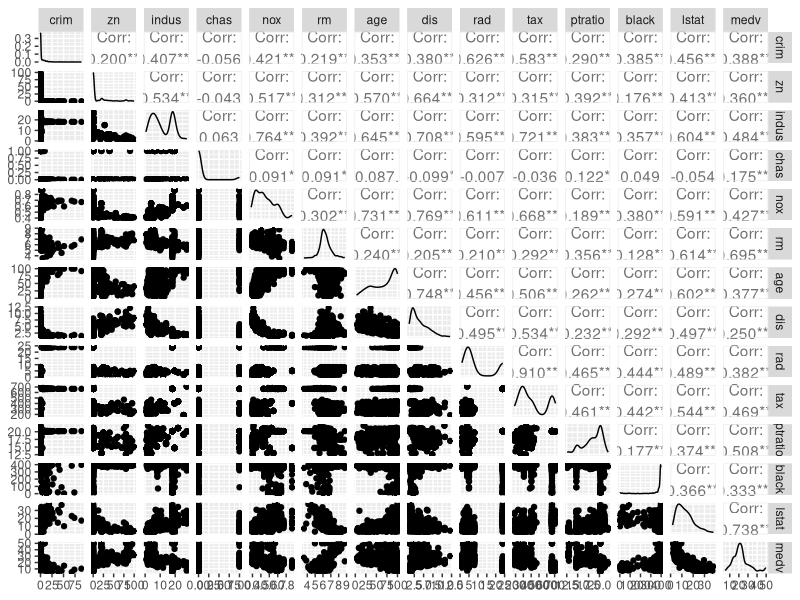
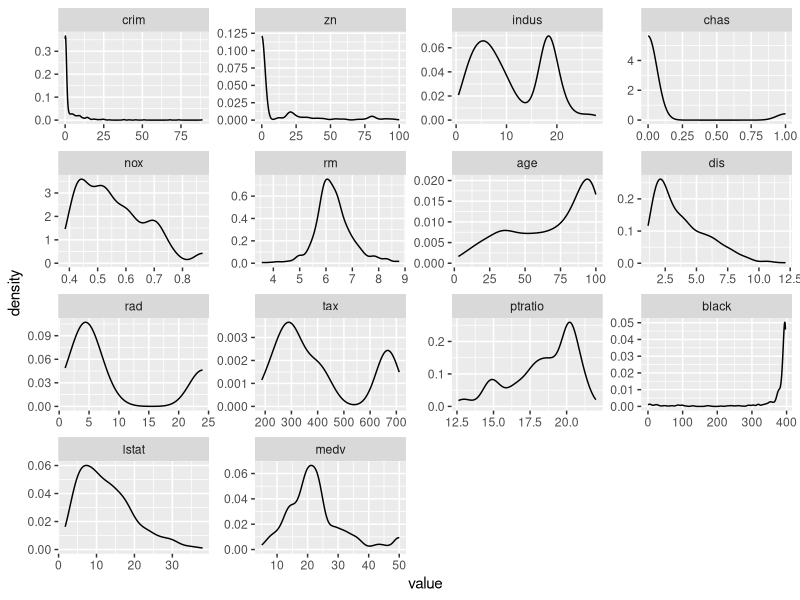
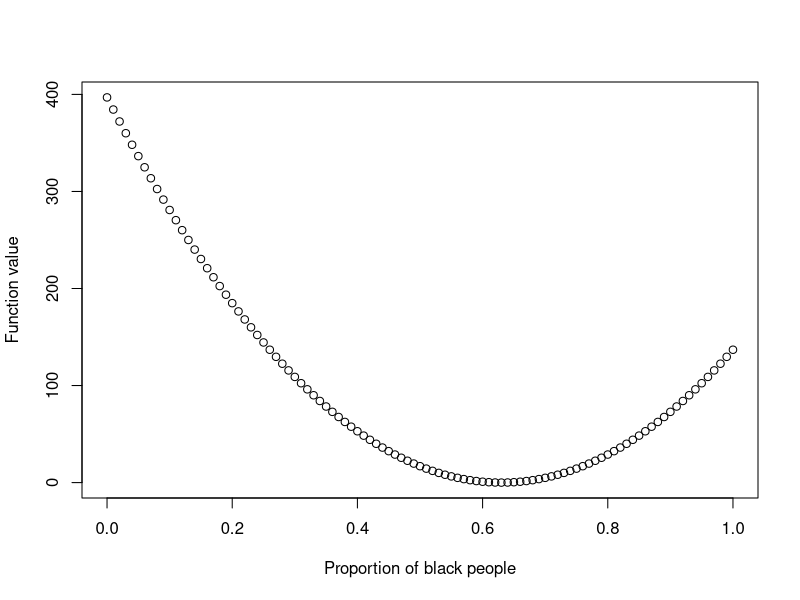
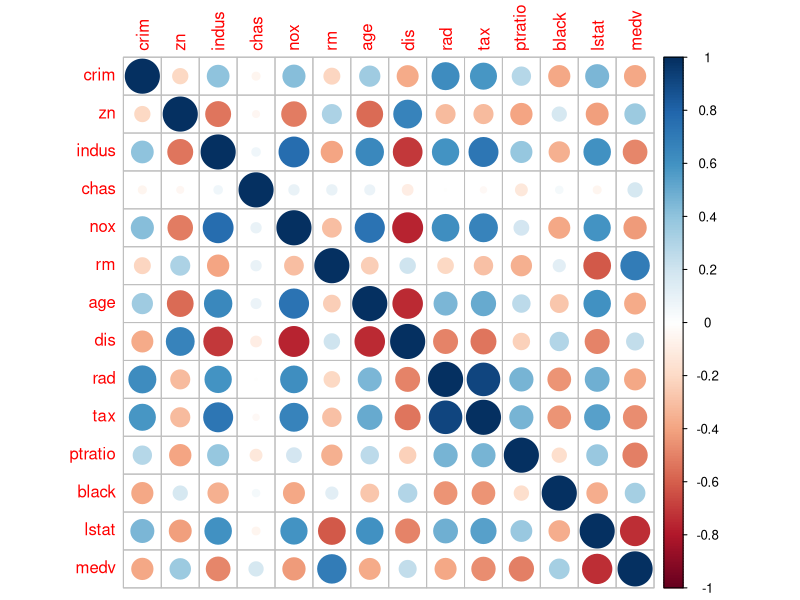
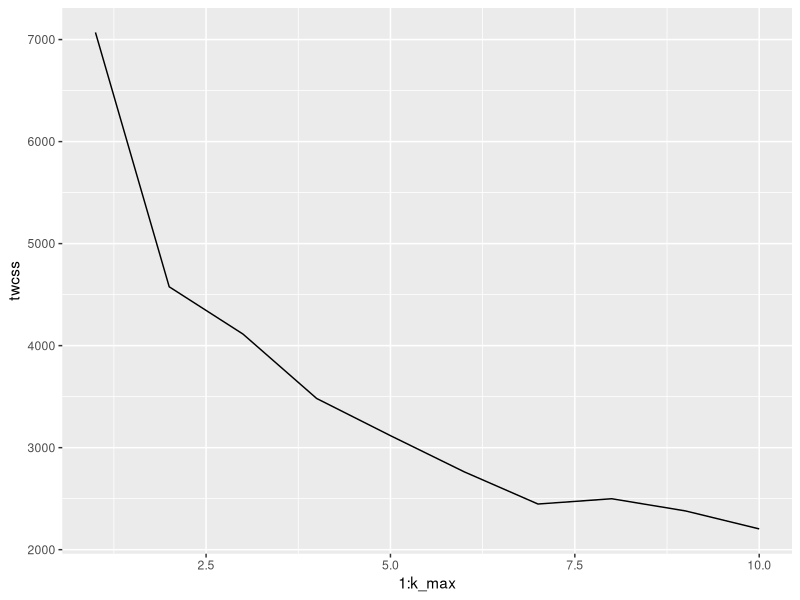
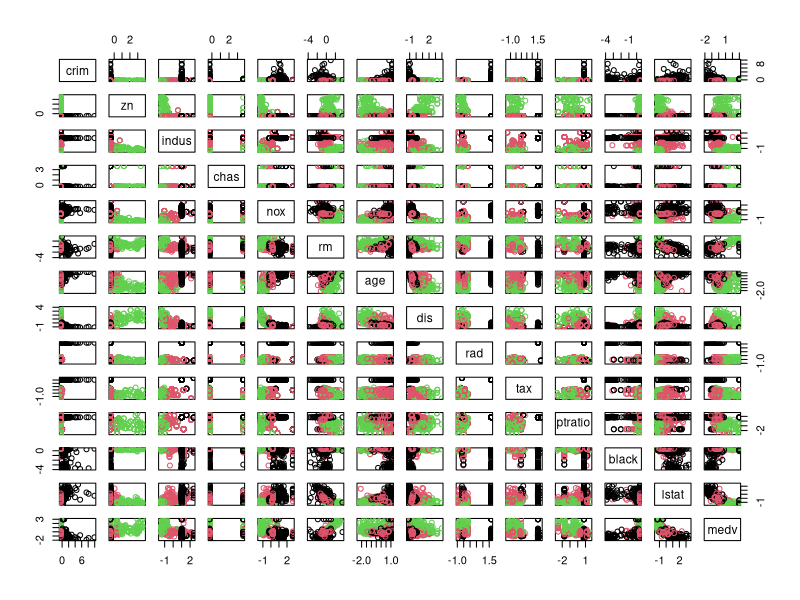

Write R code to recreate these figures, in order.
## ---- chunk 1
# knitr is used to build this report, so it is included by default

# Remove the '##' from each line of R output blocks
knitr::opts_chunk$set(comment = '')

# Used knitr options: No "##" before output
library(dplyr)
library(ggplot2)
library(GGally)
library(gridExtra)
library(reshape2)
library(tidyr)
library(MASS)  # Contains the used dataset
library(corrplot)
## ---- chunk 2
data("Boston")  # Creates variable named Boston
str(Boston)
knitr::kable(head(Boston, 5))
summary(Boston)
## ---- chunk 3
ggpairs(Boston)
## ---- chunk 4
longtable <- melt(Boston)
ggplot(longtable, aes(value)) + geom_density() + facet_wrap(~variable, scales="free")
## ---- chunk 5
x <- 0:100 / 100
y <- 1000*(x-0.63)^2
plot(x,y, xlab="Proportion of black people", ylab="Function value")
# Show the values of x when y > 375.38 (i.e. the value of 1st quartile)
x[y > 375.38]
## ---- chunk 6
corrplot(cor(Boston), method="circle")
## ---- chunk 7
boston_scaled <- scale(Boston)
#summary(boston_scaled)
# scale() returns a matrix object, change it to a data.frame
boston_scaled <- as.data.frame(boston_scaled)
summary(boston_scaled)
## ---- chunk 8
# # create a quantile vector of crim and print it
# bins <- quantile(boston_scaled$crim)
# bins
# 
# # create a categorical variable 'crime'
# crime <- cut(boston_scaled$crim, breaks = bins, include.lowest = TRUE, label=c("low", "med_low", "med_high", "high"))
# 
# # look at the table of the new factor crime
# table(crime)
# 
# # remove original crim from the dataset
# boston_scaled <- dplyr::select(boston_scaled, -crim)
# 
# # add the new categorical value to scaled data
# boston_scaled <- data.frame(boston_scaled, crime)

# # boston_scaled is available

## ---- chunk 9

# # number of rows in the Boston dataset 
# n <- nrow(boston_scaled)
# 
# # choose randomly 80% of the rows
# ind <- sample(n,  size = n * 0.8)
# 
# # create train set
# train <- boston_scaled[ind,]
# 
# # create test set 
# test <- boston_scaled[-ind,]
# 
# # save the correct classes from test data
# correct_classes <- test$crime
# 
# # remove the crime variable from test data
# test <- dplyr::select(test, -crime)
# 
## ---- chunk 10
# # linear discriminant analysis
# lda.fit <- lda(crime ~ ., data = train)
# 
# # print the lda.fit object
# lda.fit
# 
# Function lifted directly from DataCamp exercises
# # the function for lda biplot arrows
lda.arrows <- function(x, myscale = 1, arrow_heads = 0.1, color = "red", tex = 0.75, choices = c(1,2)){
  heads <- coef(x)
  arrows(x0 = 0, y0 = 0, 
         x1 = myscale * heads[,choices[1]], 
         y1 = myscale * heads[,choices[2]], col=color, length = arrow_heads)
  text(myscale * heads[,choices], labels = row.names(heads), 
       cex = tex, col=color, pos=3)
}
# 
# # target classes as numeric
# classes <- as.numeric(train$crime)
# 
# # plot the lda results
# plot(lda.fit, dimen = 2, col=classes, pch=classes)
# lda.arrows(lda.fit, myscale = 1)
## ---- chunk 11
# # predict classes with test data
# lda.pred <- predict(lda.fit, newdata = test)
# 
# # cross tabulate the results
# table(correct = correct_classes, predicted = lda.pred$class)
## ---- chunk 12
# Set seed for reproducible results, k-means algorithm sets the initial
# cluster center points randomly.
set.seed(2020)

# Reload original Boston dataset
data('Boston')

# Scale the dataset
boston_scaled <- scale(Boston) %>% as.data.frame()
summary(boston_scaled)
# Calculate euclidean distance and show it
dist_eu <- dist(Boston)
summary(dist_eu)
 
# # manhattan distance matrix
# dist_man <- dist(Boston, method="manhattan")
# 
# # look at the summary of the distances
# summary(dist_man)
# # 

# k-means clustering
km <-kmeans(boston_scaled, centers = 3)
# 
# # plot the Boston dataset with clusters
# pairs(Boston[6:10], col = km$cluster)
# 

# # determine the number of clusters
k_max <- 10
# 
# # calculate the total within sum of squares
twcss <- sapply(1:k_max, function(k){kmeans(boston_scaled, k)$tot.withinss})
# 
# # visualize the results
qplot(x = 1:k_max, y = twcss, geom = 'line')
# 
# # k-means clustering
# km <-kmeans(Boston, centers = 2)
# 
# # plot the Boston dataset with clusters
pairs(boston_scaled, col = km$cluster)
# 

## ---- chunk 13
# Reload original Boston dataset
data('Boston')
# Scale the dataset
boston_scaled <- scale(Boston) %>% as.data.frame
summary(boston_scaled)
# # # k-means clustering
km <-kmeans(boston_scaled, centers = 7)
summary(km)
## ---- chunk 14
# This script is provided in assignment #
# model_predictors <- dplyr::select(train, -crime)
# 
# # check the dimensions
# dim(model_predictors)
# dim(lda.fit$scaling)
# 
# # matrix multiplication
# matrix_product <- as.matrix(model_predictors) %*% lda.fit$scaling
# matrix_product <- as.data.frame(matrix_product)

# Next, install and access the plotly package. Create a 3D plot (Cool!) of the columns of the matrix product by typing the code below.
# plot_ly(x = matrix_product$LD1, y = matrix_product$LD2, z = matrix_product$LD3, type= 'scatter3d', mode='markers')
## ---- chunk 15
